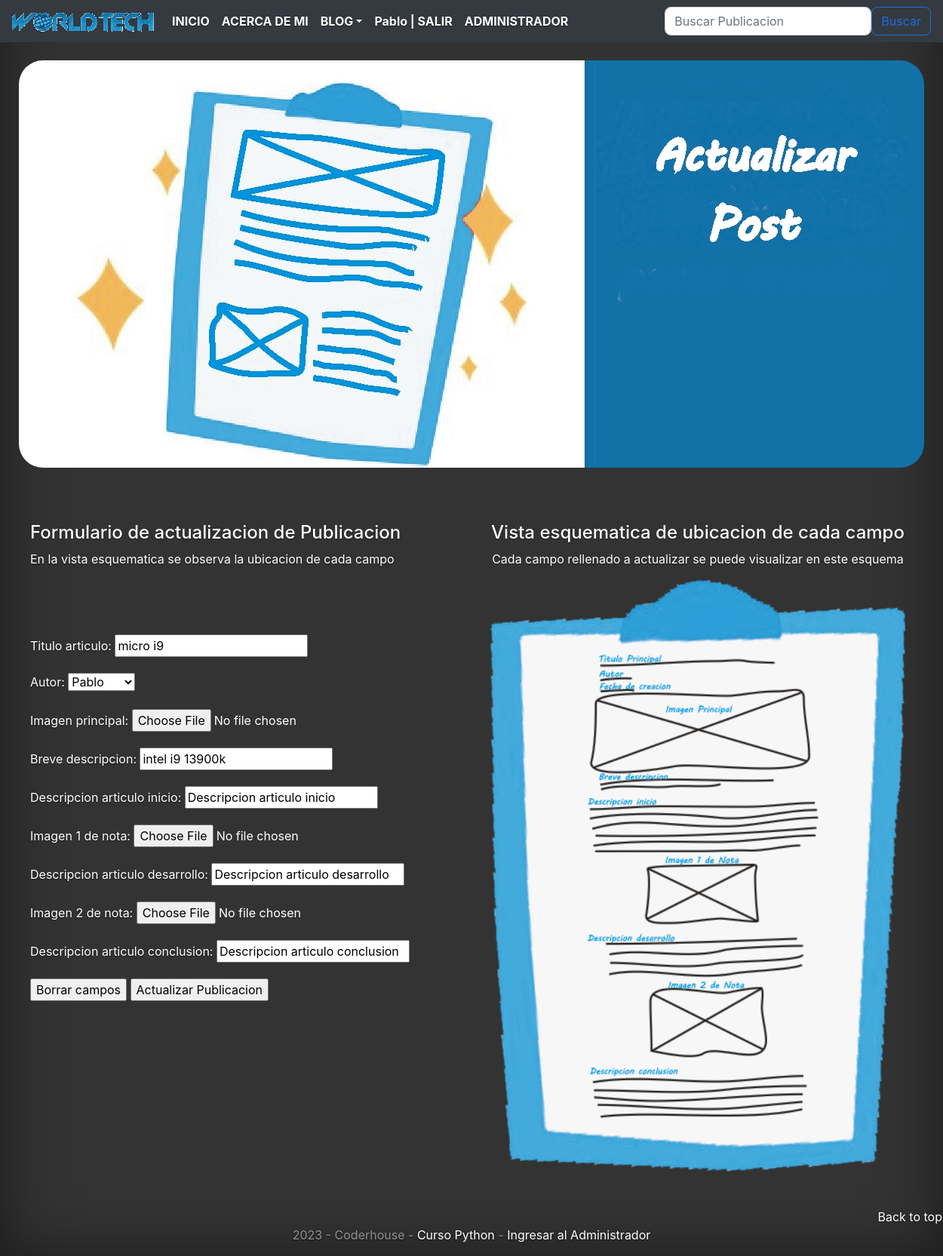
The app's page /actualizar/articulo/2/ (signed in) with its own data.
### Worldtech/models.py (models this page shows, shortened)
class Articulo(models.Model):
    titulo_articulo = models.CharField(max_length = 100)
    autor = models.ForeignKey(to = User, on_delete = models.CASCADE, related_name ="Autor")
    fecha_de_creacion = models.DateTimeField(auto_now_add = True)
    imagen_principal = models.ImageField(upload_to = "publicaciones", null = True, blank = True)
    breve_descripcion = models.CharField(max_length = 200)
    descripcion_articulo_inicio = models.CharField(max_length = 1000)
    imagen_1_de_nota = models.ImageField(upload_to = "publicaciones", null = True, blank = True)
    descripcion_articulo_desarrollo = models.CharField(max_length = 1000)
    imagen_2_de_nota = models.ImageField(upload_to = "publicaciones", null = True, blank = True)
    descripcion_articulo_conclusion = models.CharField(max_length = 1000)

### Worldtech/views.py (the view)
# urls.py: path('actualizar/articulo/<pk>/', ArticuloUpdate.as_view(), name = "actualizar-articulo"),
class ArticuloUpdate(LoginRequiredMixin, UserPassesTestMixin, UpdateView):
    model = Articulo
    success_url = reverse_lazy("lista-articulos")
    fields = '__all__'
    def test_func(self):
        id_usuario = self.request.user.id
        id_articulo = self.kwargs.get("pk")
        return Articulo.objects.filter(autor = id_usuario, id = id_articulo).exists()

### Worldtech/templates/WorldTech/articulo_form.html (shortened to what this page needs)
{% extends "Worldtech/base_navbar.html" %}
{% load static %}
{% block principal %}
<main role="main" class="inner cover">
    <div style="margin-top:40px">
        <br>
        <center><img src="{% static 'Worldtech/assets/img/actualizar.jpg' %}" alt="centered image" height="540" width="1200" style="border-radius: 2em;"> </center>
        <br>
        <br>
        <br>
        <div class="d-flex justify-content-center">
            <div class="col col-6" style="text-align: left;">
                <h4> Formulario de actualizacion de Publicacion</h4>
                <P>En la vista esquematica se observa la ubicacion de cada campo</P>
                <br>
                <br>
                <br>
                <form method="post" enctype = "multipart/form-data">
                    {{form.as_p}}
                    <input type="reset" value = "Borrar campos">
                    <input type="submit" value="Actualizar Publicacion">
                </form>
            </div>
            <div class="col col-6" style="text-align: center;">
                <h4> Vista esquematica de ubicacion de cada campo</h4>
                <P>Cada campo rellenado a actualizar se puede visualizar en este esquema</P>
                <img src="{% static 'Worldtech/assets/img/esquematica.png' %}" height="784" width="550">
            </div>
        </div>
    </div>
</main>
{% endblock %}

### Worldtech/templates/WorldTech/base_navbar.html (shortened to what this page needs)
<!doctype html>
<html lang="en">
{% load static %}
  <head>
    <link href="{% static 'Worldtech/css/bootstrap.min.css' %}" rel="stylesheet">
    <link href="{% static 'Worldtech/css/cover.css' %}" rel="stylesheet">
    <link href="{% static 'Worldtech/css/flex.css' %}" rel="stylesheet">
  </head>
  <body class="text-left" >
    <div class="cover-container d-flex h-100 p-3 mx-auto flex-column">
      <header class="masthead mb-auto">
        <nav class="navbar navbar-expand-md navbar-dark fixed-top bg-dark">
            <a class="navbar-brand" href=""><img src="{% static 'Worldtech/assets/img/logotipo.png' %}"></a>
            <div class="collapse navbar-collapse" id="navbarsExampleDefault">
              <ul class="navbar-nav mr-auto">
                <li class="nav-item active">
                    <a class="nav-link" href="{% url 'index' %}">INICIO <span class="sr-only">(current)</span></a>
                </li>
                <li class="nav-item active">
                    <a class="nav-link" href="#">ACERCA DE MI</a>
                </li>
                <li class="nav-item dropdown">
                  <a class="nav-link dropdown-toggle active" href="http://example.com" id="dropdown01" data-toggle="dropdown" aria-haspopup="true" aria-expanded="false">BLOG</a>
                {% if user.is_authenticated %}
                </li>
                <li class="nav-item active">
                    <a class="nav-link" href="{% url 'logout' %}">{{ user.username }} | SALIR</a>
                </li>
                {% endif %}
                <li class="nav-item active">
                    <a class="nav-link" href="http://127.0.0.1:8000/admin">ADMINISTRADOR</a>
                </li>
              </ul>
                <form action = "{% url 'buscar-articulo' %}" class="d-flex">
                    <input class="form-control me-2" name = "criterio" type="search" style="border-radius: .5em" placeholder="Buscar Publicacion" aria-label="Search">
                    <button class="btn btn-outline-success" style="border-radius: .5em" type="submit">Buscar</button>
                </form>
            </div>
          </nav>
      </header>
      {% block principal %}{% endblock %}
        <br>
        <footer class="mastfoot mt-auto">
            <br>
            <div class="inner">
                <div class="text-right">
                    <a href="#top">Back to top</a>
                </div>
                <center><p>2023 - Coderhouse - <a href="https://coderhouse.com//online/python">Curso Python</a> - <a href="http://127.0.0.1:8000/admin">Ingresar al Administrador</a></p></center>
            </div>
          </footer>
    </div>
  </body>
</html>

### Worldtech/static/Worldtech/css/cover.css (style rules this page uses)
a, a:focus, a:hover { color: #fff; }
html, body { height: 100%; background-color: #333; }
body { display: -ms-flexbox; display: -webkit-box; display: flex; -ms-flex-pack: center; -webkit-box-pack: center; justify-content: center; color: #fff; text-shadow: 0 .05rem .1rem rgba(0, 0, 0, .5); box-shadow: inset 0 0 5rem rgba(0, 0, 0, .5); }
.cover-container { max-width: 90em; }
.masthead { margin-bottom: 2rem; }
.cover { padding: 0 1.5rem; }
.mastfoot { color: rgba(255, 255, 255, .5); }
img { vertical-align: middle; border-style: none; }
.navbar { font-weight: 700; }

### records on screen
Articulo: titulo_articulo "micro i9", autor "Pablo", breve_descripcion "intel i9 13900k", descripcion_articulo_inicio "Descripcion articulo inicio", descripcion_articulo_desarrollo "Descripcion articulo desarrollo", descripcion_articulo_conclusion "Descripcion articulo conclusion"

### other values on screen
{{ user.username }} "Pablo"
